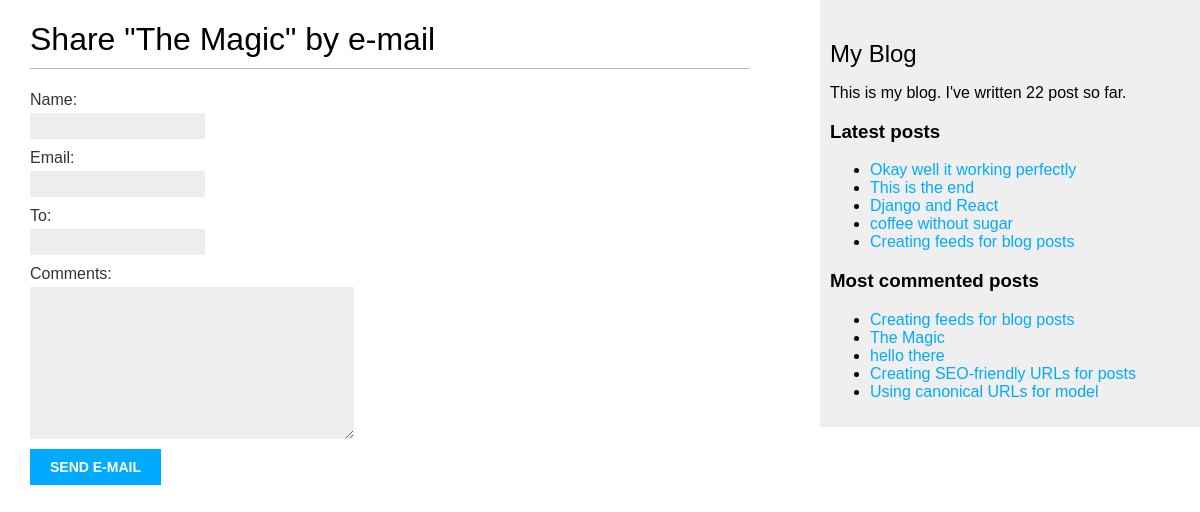
/blog/1/share/, run on an earlier commit of the app's database.
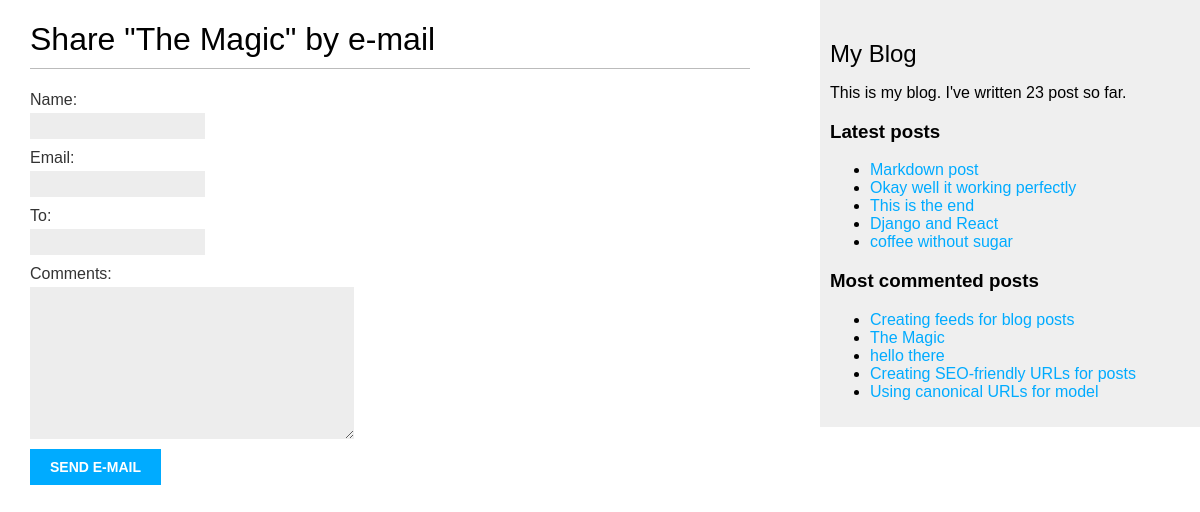
And on a later commit of the database.
### blog/models.py (models this page shows, shortened)
class Post(models.Model):
    tags = TaggableManager()
    class Status(models.TextChoices):
        DRAFT = 'DF', 'Draft'
        PUBLISHED = 'PB', 'Published'
    title = models.CharField(max_length=250)
    slug = models.SlugField(max_length=250, unique_for_date='publish')
    author = models.ForeignKey(User, on_delete=models.CASCADE,
                            related_name='blog_posts')
    body = models.TextField()
    publish = models.DateTimeField(default=timezone.now)
    created = models.DateTimeField(auto_now_add=True)
    updated = models.DateTimeField(auto_now=True)
    status = models.CharField(max_length=2,choices=Status.choices,
                            default=Status.DRAFT)
    objects = models.Manager() # The default manager.
    published = PublishedManager() # Our custom manager.
    class Meta:
        ordering = ['-publish']
        indexes = [
            models.Index(fields=['-publish']),
        ]
    def get_absolute_url(self):
        return reverse('blog:post_detail',
                        args=[self.publish.year,
                                self.publish.month,
                                self.publish.day,
                                self.slug])

### blog/views.py (the view)
def post_share(request, post_id):
    post = get_object_or_404(Post, id=post_id, status=Post.Status.PUBLISHED)
    sent = False
    if request.method == 'POST':
        form = EmailPostForm(request.POST)
        if form.is_valid():
            cd = form.cleaned_data
            post_url = request.build_absolute_uri(post.get_absolute_url())
            subject = f"{cd['name']} recommends you read " \
                      f"{post.title}"
            message = f"Read {post.title} at {post_url}\n\n" \
                      f"{cd['name']}\'s comments: {cd['comments']}"
            send_mail(subject, message, 'shahzaibshah0028@gmail.com',
                      [cd['to']])
            sent = True
    else:
        form = EmailPostForm()
    return render(request, 'blog/post/share.html', {'post': post,
                                                    'form': form,
                                                    'sent': sent})

### blog/forms.py
class EmailPostForm(forms.Form):
    name = forms.CharField(max_length=25)
    email = forms.EmailField()
    to = forms.EmailField()
    comments = forms.CharField(required=False,
                               widget=forms.Textarea)

### blog/models.py (called while the page is built)
    def get_queryset(self):
        return super().get_queryset()\
            .filter(status=Post.Status.PUBLISHED)

### blog/templatetags/blog_tags.py (called while the page is built)
@register.simple_tag
def total_posts():
    return Post.published.count()

@register.inclusion_tag('blog/post/latest_posts.html')
def show_latest_posts(count=5):
    latest_posts = Post.published.order_by('-publish')[:count]
    return {'latest_posts': latest_posts}

@register.simple_tag
def get_most_commented_posts(count=5):
    return Post.published.annotate(
        total_comments=Count('comments')
    ).order_by('-total_comments')[:count]

### blog/templates/blog/post/share.html (shortened to what this page needs)
{% extends "blog/base.html" %}
{% block content %}
  {% if sent %}
    <h1>E-mail successfully sent</h1>
    <p>
      "{{ post.title }}" was successfully sent to {{ form.cleaned_data.to }}.
    </p>
  {% else %}
    <h1>Share "{{ post.title }}" by e-mail</h1>
    <form method="post" novalidate>
      {{ form.as_p }}
      <input type="submit" value="Send e-mail">
    </form>
  {% endif %}
{% endblock %}

### blog/templates/blog/base.html (shortened to what this page needs)
{% load blog_tags %}
{% load static %}
<!DOCTYPE html>
<html lang="en">
<head>
    <link href="{% static "css/blog.css" %}" rel="stylesheet">
</head>
<body>
    <div id="content">
        {% block content %}
        {% endblock %}
    </div>
    <div id="sidebar">
        <h2>My Blog</h2>
        <p>
            This is my blog.
            I've written {% total_posts %} post so far.
        </p>
        <h3>Latest posts</h3>
        {% show_latest_posts %}
        <h3>Most commented posts</h3>
        {% get_most_commented_posts as most_commented_posts %}
        <ul>
            {% for post in most_commented_posts %}
                <li>
                    <a href="{{ post.get_absolute_url }}">{{ post.title }}</a>
                </li>
            {% endfor %}
            </ul>
    </div>
</body>
</html>

### blog/templates/blog/post/latest_posts.html
<ul>
    {% for post in latest_posts %}
        <li>
            <a href="{{ post.get_absolute_url }}">{{ post.title }}</a>
        </li>
    {% endfor %}
    </ul>

What changed in the data, as far as the page shows it:
no longer on one of the page's lists (row unchanged): Post: title "Creating feeds for blog posts"
added Post: title "Markdown post", shown under "Latest posts"
Also different on the page:
text no longer shown: "22"
text now shown: "23"
